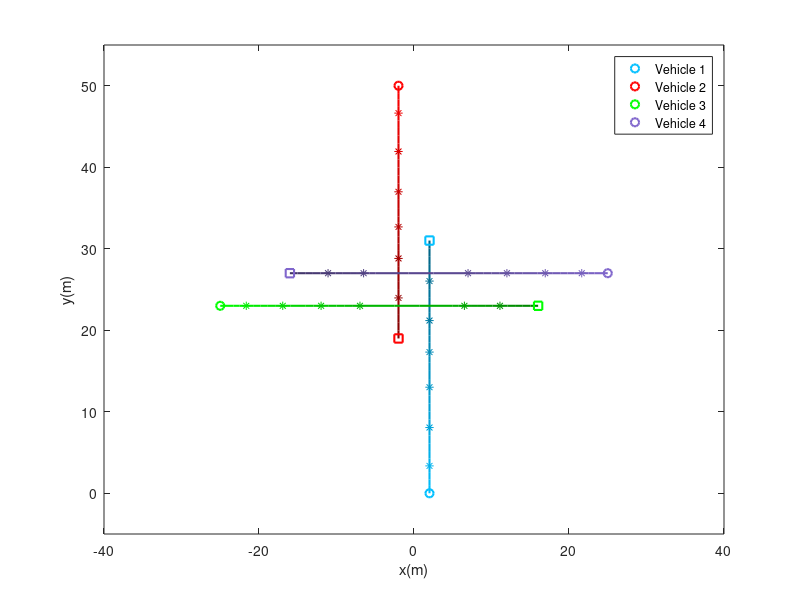
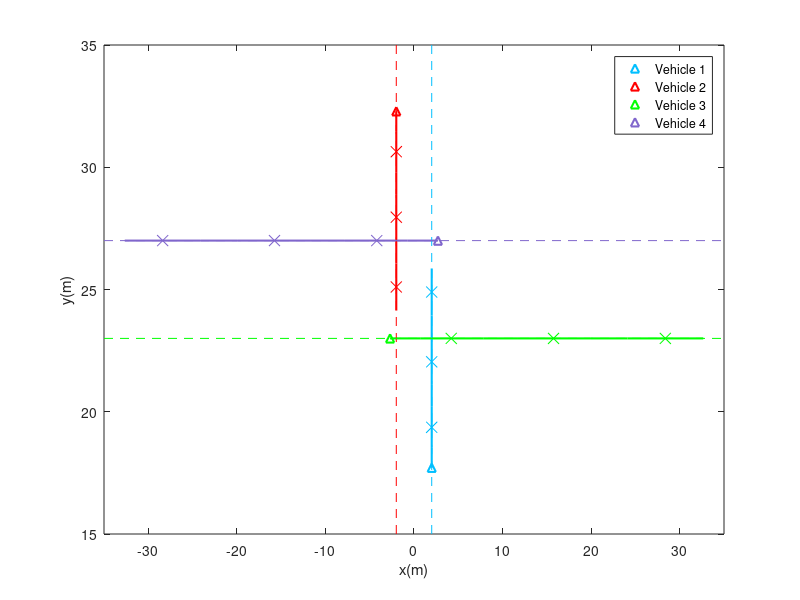

Reproduce these figures in MATLAB, in order.
clear;
close all;

color = [[0 0.75 1];[1 0 0];[0 1 0];[0.5 0.4 0.8];[0.9 0.9 0.1];[0 0 1]];

%% Intersection
load('CFS_DMPC_Intersection.mat');
traj_log = traj_log(1:35,:);
% Plot traj
[horizon, dim_num_veh] = size(traj_log);
dim = 2;
num_veh = dim_num_veh/2;

figure(1)
for i=0:num_veh-1
    veh_pos = traj_log(1,2*i+1:2*i+2);
    plot(veh_pos(1),veh_pos(2),'o','color',color(i+1,:),'Linewidth',1.5);
    hold on
end

for i=0:num_veh-1
    veh_traj = traj_log(:,2*i+1:2*i+2);
    for j=1:horizon-1
        plot(veh_traj(j:j+1,1),veh_traj(j:j+1,2),'Linewidth',1.5,'color',(1-j/2/horizon)*color(i+1,:));
%         if mod(j,15)==0
%             plot(veh_traj(j,1),veh_traj(j,2),'*','markersize',6,'color',(1-j/2/horizon)*color(i+1,:));
%             hold on;
%         end
    end
end

for i=0:num_veh-1
    veh_traj = traj_log(:,2*i+1:2*i+2);
    for j=1:horizon-1
%         if mod(j,5)==0
%             plot(veh_traj(j,1),veh_traj(j,2),'x','markersize',8,'color',(1-j/2/horizon)*color(i+1,:));
%             hold on;
%         end
        if mod(j,5)==0
            plot(veh_traj(j,1),veh_traj(j,2),'*','color',(1-j/2/horizon)*color(i+1,:));
            hold on;
        end        
        hold on
    end
end

for i=0:num_veh-1
    veh_pos = traj_log(horizon,2*i+1:2*i+2);
    plot(veh_pos(1),veh_pos(2),'s','color',color(i+1,:),'Linewidth',1.5);
    hold on
end

xlabel('x(m)');
ylabel('y(m)');
legend('Vehicle 1','Vehicle 2','Vehicle 3','Vehicle 4');
axis([-40 40 -5 55])


% % Speed
% figure(2)
% T_r = 0.1;
% t = 0:T_r:(horizon-2)*T_r;
% for i=0:num_veh-1
%     vel = [];
%     veh_traj = traj_log(:,2*i+1:2*i+2);
%     for j=1:horizon-1
%         vel(j) = norm(veh_traj(j+1,:)-veh_traj(j,:))/T_r;
% %         plot(veh_traj(j:j+1,1),veh_traj(j:j+1,2),'Linewidth',1.5,'color',(1-j/2/horizon)*color(i+1,:));
% %         if mod(j,5)==0
% %             plot(veh_traj(j,1),veh_traj(j,2),'*','markersize',6,'color',(1-j/2/horizon)*color(i+1,:));
% %             hold on;
%     end
%     plot(t,vel,'Linewidth',1.5,'color',color(i+1,:));
%     hold on
%     grid on
% end
% xlabel('Time (s)');
% ylabel('Speed (m/s)');
% legend('Vehicle 1','Vehicle 2','Vehicle 3','Vehicle 4');


%  
figure(3)
load('CFS_DMPC_Intersection_20.mat');
% Plot traj
[num_veh, ~, ~] = size(traj_sol);

for i=1:num_veh
    traj = squeeze(traj_sol(i,:,:));
    plot(traj(1,1),traj(1,2),'^','color',color(i,:),'Linewidth',1.5);
    hold on
end

for i=1:num_veh
        traj = squeeze(traj_sol(i,:,:));
        plot(traj(:,1),traj(:,2),'Linewidth',1.5,'color',color(i,:));
        hold on
    for j = 3:3:10
        plot(traj(j,1),traj(j,2),'x','markersize',8,'color',color(i,:));
        hold on;
    end        
end

plot([2,2],[15,35],'--','color',color(1,:));
hold on;
plot([-2,-2],[15,35],'--','color',color(2,:));
hold on;
plot([-35,35],[23,23],'--','color',color(3,:));
hold on;
plot([-35,35],[27,27],'--','color',color(4,:));
hold on;
xlabel('x(m)');
ylabel('y(m)');
legend('Vehicle 1','Vehicle 2','Vehicle 3','Vehicle 4');
axis([-35 35 15 35]);

% 
% 
% %% Unstructured Road
% load('CFS_DMPC_UnstructuredRoad.mat');
% % traj_log = traj_log(20:80,:);
% 
% % Plot traj
% [horizon, dim_num_veh] = size(traj_log);
% dim = 2;
% num_veh = dim_num_veh/2;
% 
% for i=0:num_veh-1
%     traj_log(:,2*i+1:2*i+2) = traj_log(:,2*i+1:2*i+2);
% end
% 
% figure(4)
% for i=0:num_veh-1
%     veh_pos = traj_log(1,2*i+1:2*i+2);
%     plot(veh_pos(1),veh_pos(2),'o','color',color(i+1,:),'Linewidth',1.5);
%     hold on
% end
% 
% for i=0:num_veh-1
%     veh_traj = traj_log(:,2*i+1:2*i+2);
%     for j=1:horizon-1
%         plot(veh_traj(j:j+1,1),veh_traj(j:j+1,2),'Linewidth',1.5,'color',(1-j/2/horizon)*color(i+1,:));
%         if mod(j,5)==0
%             plot(veh_traj(j,1),veh_traj(j,2),'*','markersize',6,'color',(1-j/2/horizon)*color(i+1,:));
%             hold on;
%         end
%     hold on
%     end
% end
% 
% for i=0:num_veh-1
%     veh_pos = traj_log(horizon,2*i+1:2*i+2);
%     plot(veh_pos(1),veh_pos(2),'s','color',color(i+1,:),'Linewidth',1.5);
%     hold on
% end
% 
% xlabel('x(m)');
% ylabel('y(m)');
% legend('Vehicle 1','Vehicle 2','Vehicle 3');
% axis([-25 25 -25 25]);
% 
% 
% 
% 
% % 
% load('CFS_DMPC_UnstructuredRoad_24.mat');
% 
% % Plot traj
% [num_veh, horizon, dim] = size(traj_sol);
% 
% figure(5)
% for i=1:num_veh
%     traj = squeeze(traj_sol(i,:,:));
%     plot(traj(1,1),traj(1,2),'^','color',color(i,:),'Linewidth',1.5);
%     hold on
% end
% 
% for i=1:num_veh
%         traj = squeeze(traj_sol(i,:,:));
%         plot(traj(:,1),traj(:,2),'Linewidth',1.5,'color',color(i,:));
%         hold on
% end
% 
% plot([20,-20],[0,0],'--','color',color(1,:));
% hold on;
% plot([-10,10],[17.32,-17.32],'--','color',color(2,:));
% hold on;
% plot([-10,10],[-17.32,17.32],'--','color',color(3,:));
% hold on;
% 
% 
% xlabel('x(m)');
% ylabel('y(m)');
% legend('Vehicle 1','Vehicle 2','Vehicle 3');
% axis([-1 1 -1 1]*6);
